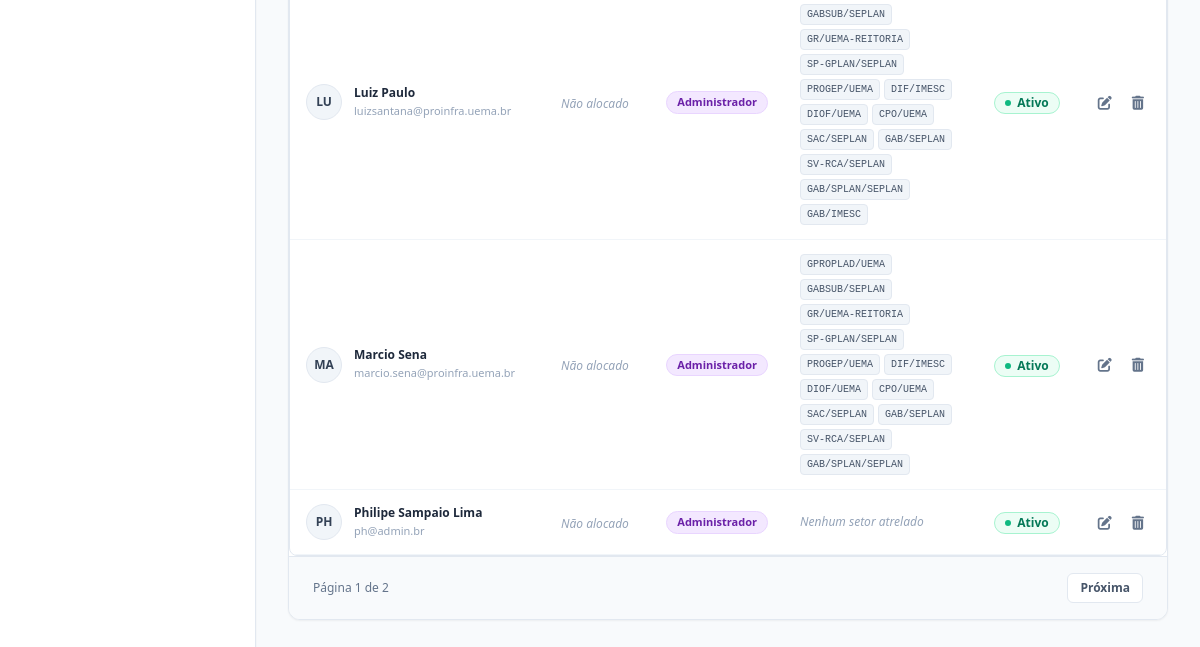
Before: /admin/users (signed in, lower part) with the older database file.
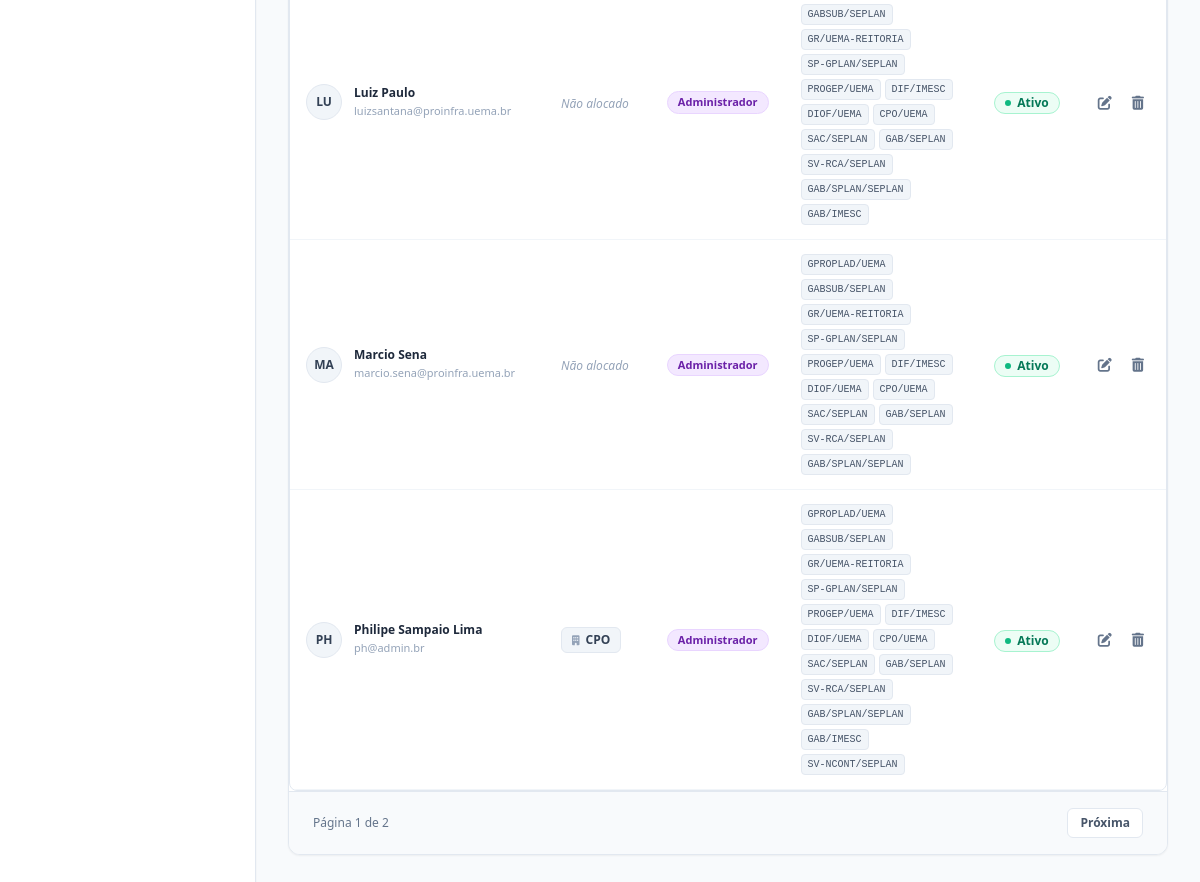
After: the same page with the newer database file.
### app/models.py (models this page shows, shortened)
class User(UserMixin, db.Model):
    __tablename__ = 'users'
    id = db.Column(db.Integer, primary_key=True)
    nome = db.Column(db.String(100), nullable=False)
    email = db.Column(db.String(120), unique=True, nullable=False, index=True)
    password_hash = db.Column(db.String(256), nullable=False)
    perfil = db.Column(db.String(20), default='Usuario', nullable=False)
    ativo = db.Column(db.Boolean, default=True)
    lotacao_id = db.Column(db.Integer, db.ForeignKey('lotacoes.id'), nullable=True)
    created_at = db.Column(db.DateTime, default=datetime.datetime.now)
    updated_at = db.Column(db.DateTime, onupdate=datetime.datetime.now)
    oficios_criados = db.relationship('Oficio', backref='criador', lazy=True)
    setores_permitidos = db.relationship('Setor', secondary=usuario_setor, backref=db.backref('usuarios_vinculados', lazy='dynamic'))
    @property
    def password(self):
        """Impede a leitura direta da senha."""
        raise AttributeError('A senha não é um atributo legível!')

class Setor(db.Model):
    __tablename__ = 'setores'
    id = db.Column(db.Integer, primary_key=True)
    nome = db.Column(db.String(100), nullable=False)
    sigla = db.Column(db.String(20), nullable=False, unique=True)
    ativo = db.Column(db.Boolean, default=True)
    oficios_locais = db.relationship('Oficio', backref='setor_atual', lazy=True, foreign_keys='Oficio.setor_atual_id')
    oficios_emitidos = db.relationship('Oficio', backref='setor_emissor', lazy=True, foreign_keys='Oficio.setor_emissor_id')

class Lotacao(db.Model):
    __tablename__ = 'lotacoes'
    id = db.Column(db.Integer, primary_key=True)
    nome = db.Column(db.String(100), nullable=False)
    sigla = db.Column(db.String(20), nullable=False, unique=True)
    ativo = db.Column(db.Boolean, default=True)
    servidores = db.relationship('User', backref='lotacao_trabalho', lazy=True)

### app/controllers/admin.py (the view)
@bp.route('/usuarios')
@bp.route('/users')
@login_required
@admin_required
def users_list():
    page = request.args.get('page', 1, type=int)
    users = User.query.order_by(User.nome).paginate(page=page, per_page=15)
    return render_template('admin/users_list.html', users=users)

### app/controllers/admin.py (called while the page is built)
def admin_required(f):
    @wraps(f)
    def decorated_function(*args, **kwargs):
        if not current_user.is_authenticated or current_user.perfil != 'Administrador':
            flash('Acesso negado. Esta área é restrita a administradores do sistema.', 'danger')
            return redirect(url_for('main.index'))
        return f(*args, **kwargs)
    return decorated_function

### app/models.py (called while the page is built)
    def tempo_atras(self):
        diff = datetime.datetime.now() - self.created_at
        segundos = diff.total_seconds()
        if segundos < 60:
            return "Agora mesmo"
        elif segundos < 3600:
            minutos = int(segundos / 60)
            return f"Há {minutos} min"
        elif segundos < 86400:
            horas = int(segundos / 3600)
            return f"Há {horas} h"
        else:
            dias = int(segundos / 86400)
            return f"Há {dias} dias"

### app/routes.py (called while the page is built, shortened)
@bp_main.app_context_processor
def inject_globals():
    config = Configuracao.query.first()
    try:
        notificacoes = Notificacao.query.order_by(Notificacao.created_at.desc()).limit(5).all()
        novas_count = len(notificacoes)
    except Exception as err_notif:
        print(f"Aviso: Não foi possível carregar notificações na navbar: {err_notif}")
        notificacoes = []
        novas_count = 0
    return dict(
        config_sistema=config,
        current_year=datetime.now().year,
        notificacoes_nav=notificacoes,
        notificacoes_count=novas_count,
        data_hora_atual=datetime.now()
    )

### app/templates/admin/users_list.html (shortened to what this page needs)
{% extends "base/base.html" %}
{% block content %}
<div class="max-w-7xl mx-auto space-y-6">
    <div class="bg-white rounded-xl border border-slate-200 shadow-sm overflow-hidden">
        <div class="table-responsive">
            <table class="table-tailwind">
                <tbody class="divide-y divide-slate-100">
                    {% for user in users.items %}
                    <tr class="hover:bg-slate-50/80 transition-colors">
                        <td>
                            <div class="flex items-center gap-3">
                                <div class="w-9 h-9 rounded-full bg-slate-100 text-slate-700 font-bold flex items-center justify-center text-xs uppercase border border-slate-200">
                                    {{ user.nome[:2] }}
                                </div>
                                <div>
                                    <span class="font-semibold text-xs text-slate-800 block">{{ user.nome }}</span>
                                    <span class="text-[11px] text-slate-400 block mt-0.5">{{ user.email }}</span>
                                </div>
                            </div>
                        </td>
                        <td>
                            {% if user.lotacao_trabalho %}
                                <span class="inline-flex items-center gap-1.5 px-2.5 py-1 rounded-md text-xs font-semibold bg-slate-100 text-slate-700 border border-slate-200">
                                    <i class="fa-solid fa-building text-slate-400 text-[10px]"></i>
                                    {{ user.lotacao_trabalho.sigla }}
                                </span>
                            {% else %}
                                <span class="text-xs text-slate-400 italic">Não alocado</span>
                            {% endif %}
                        </td>
                        <td>
                            <span class="inline-block px-2.5 py-0.5 rounded-full text-[11px] font-bold {% if user.perfil == 'Administrador' %}bg-purple-100 text-purple-800 border border-purple-200{% else %}bg-blue-100 text-blue-800 border border-blue-200{% endif %}">
                                {{ user.perfil }}
                            </span>
                        </td>
                        <td>
                            <div class="flex flex-wrap gap-1 max-w-xs">
                                {% for s in user.setores_permitidos %}
                                    <span class="text-[10px] bg-slate-100 text-slate-600 border border-slate-200 px-1.5 py-0.5 rounded font-mono">
                                        {{ s.sigla }}
                                    </span>
                                {% else %}
                                    <span class="text-xs text-slate-400 italic">Nenhum setor atrelado</span>
                                {% endfor %}
                            </div>
                        </td>
                        <td>
                            {% if user.ativo %}
                                <span class="inline-flex items-center gap-1.5 text-xs font-semibold text-emerald-700 bg-emerald-50 border border-emerald-200 px-2.5 py-0.5 rounded-full">
                                    <span class="w-1.5 h-1.5 rounded-full bg-emerald-500"></span> Ativo
                                </span>
                            {% else %}
                                <span class="inline-flex items-center gap-1.5 text-xs font-semibold text-rose-700 bg-rose-50 border border-rose-200 px-2.5 py-0.5 rounded-full">
                                    <span class="w-1.5 h-1.5 rounded-full bg-rose-500"></span> Inativo
                                </span>
                            {% endif %}
                        </td>
                        <td class="text-right">
                            <div class="flex items-center justify-end gap-2">
                                <a href="{{ url_for('admin.user_edit', id=user.id) }}" class="p-1.5 text-slate-500 hover:text-blue-600 hover:bg-slate-100 rounded-lg transition-colors" title="Editar Usuário">
                                    <i class="fa-solid fa-pen-to-square text-sm"></i>
                                </a>
                                {% if user.id != current_user.id %}
                                <form action="{{ url_for('admin.user_delete', id=user.id) }}" method="POST" onsubmit="return confirm('Tem certeza que deseja excluir o usuário {{ user.nome }}?');" class="inline">
                                    <button type="submit" class="p-1.5 text-slate-500 hover:text-rose-600 hover:bg-rose-50 rounded-lg transition-colors" title="Excluir Usuário">
                                        <i class="fa-solid fa-trash-can text-sm"></i>
                                    </button>
                                </form>
                                {% endif %}
                            </div>
                        </td>
                    </tr>
                    {% else %}
                    <tr>
                        <td colspan="6" class="text-center py-8 text-slate-400 text-xs">Nenhum usuário cadastrado até o momento.</td>
                    </tr>
                    {% endfor %}
                </tbody>
            </table>
        </div>
        {% if users.pages > 1 %}
        <div class="px-6 py-4 bg-slate-50 border-t border-slate-200 flex items-center justify-between">
            <span class="text-xs text-slate-500">Página {{ users.page }} de {{ users.pages }}</span>
            <div class="flex items-center gap-1">
                {% if users.has_next %}
                <a href="{{ url_for('admin.users_list', page=users.next_num) }}" class="px-3 py-1.5 bg-white border border-slate-200 text-slate-600 hover:bg-slate-50 rounded-md text-xs font-semibold transition-colors">Próxima</a>
                {% endif %}
            </div>
        </div>
        {% endif %}
    </div>
</div>
{% endblock %}

### app/templates/base/base.html (shortened to what this page needs)
<!DOCTYPE html>
<html lang="pt-br" class="h-full bg-slate-50">
<head>
    <script src="https://cdn.tailwindcss.com"></script>
    <link rel="stylesheet" href="https://cdnjs.cloudflare.com/ajax/libs/font-awesome/6.4.0/css/all.min.css">
    <link rel="stylesheet" href="{{ url_for('static', filename='css/style.css') }}">
</head>
<body class="h-full antialiased text-slate-700 bg-slate-50 font-sans" x-data="{ sidebarOpen: false }">
    <div class="min-h-full flex flex-col">
        <div class="flex flex-1 relative">
            <aside class="w-64 bg-white border-r border-slate-200 flex-shrink-0 lg:block fixed lg:static inset-y-0 left-0 z-20 sidebar-transition transform lg:transform-none shadow-sm"
                   :class="sidebarOpen ? 'translate-x-0' : '-translate-x-full lg:translate-x-0'">
            </aside>
            <main class="flex-1 p-4 sm:p-6 lg:p-8 overflow-y-auto w-full">
                {% block content %}{% endblock %}
            </main>
        </div>
    </div>
</body>
</html>

### app/static/css/style.css (style rules this page uses)
:root { --primary: #009CFF; --primary-dark: #007dcc; --primary-hover: #26abff; --secondary: #6c757d; --success: #198754; --info: #0dcaf0; --warning: #ffc107; --danger: #dc3545; --light: #F3F6F9; --dark: #191C24; --sidebar-width: 250px; --header-height: 64px; --border-color: #e2e8f0; --background-slate: #f8fafc; }
*, *::before, *::after { box-sizing: border-box; }
html, body { height: 100%; margin: 0; padding: 0; font-family: 'Inter', system-ui, -apple-system, BlinkMacSystemFont, "Segoe UI", Roboto, "Helvetica Neue", Arial, sans-serif; font-size: 1rem; font-weight: 400; line-height: 1.5; color: #334155; background-color: var(--background-slate); -webkit-text-size-adjust: 100%; -webkit-tap-highlight-color: rgba(0, 0, 0, 0); }
a { color: var(--primary); text-decoration: none; transition: color 0.15s ease-in-out; }
.table-responsive { width: 100%; overflow-x: auto; -webkit-overflow-scrolling: touch; border-radius: 0.5rem; border: 1px solid var(--border-color); background-color: #ffffff; }
.table-tailwind { width: 100%; text-align: left; border-collapse: collapse; }
.table-tailwind tbody tr { transition: background-color 0.15s ease; }

Changed rows visible on the page:
changed User "PH": gains Setor (sigla "SV-NCONT/SEPLAN"); lotacao_trabalho.sigla (not shown) → "CPO"; gains Setor (sigla "GPROPLAD/UEMA"); gains Setor (sigla "GABSUB/SEPLAN"); gains Setor (sigla "GR/UEMA-REITORIA"); gains Setor (sigla "SP-GPLAN/SEPLAN"); gains Setor (sigla "PROGEP/UEMA"); gains Setor (sigla "DIF/IMESC"); gains Setor (sigla "DIOF/UEMA"); gains Setor (sigla "CPO/UEMA"); gains Setor (sigla "SAC/SEPLAN"); gains Setor (sigla "GAB/SEPLAN"); gains Setor (sigla "SV-RCA/SEPLAN"); gains Setor (sigla "GAB/SPLAN/SEPLAN"); gains Setor (sigla "GAB/IMESC"); no longer shows "Não alocado Nenhum setor atrelado"
